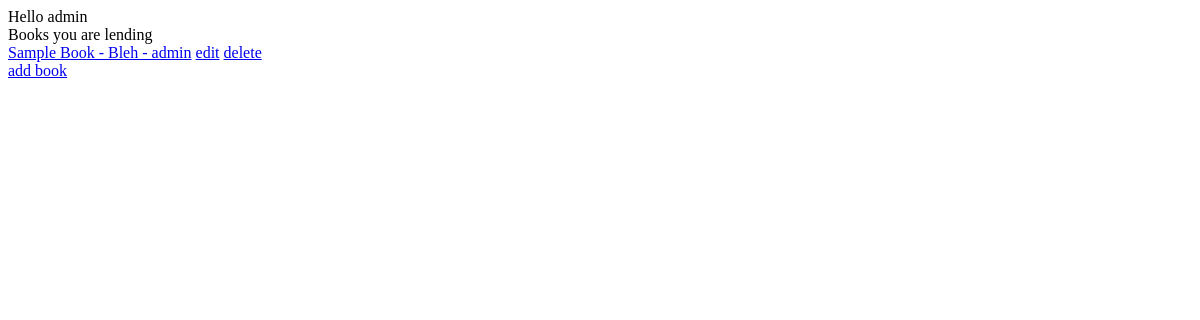
The app's page /lend/ (signed in), older data.
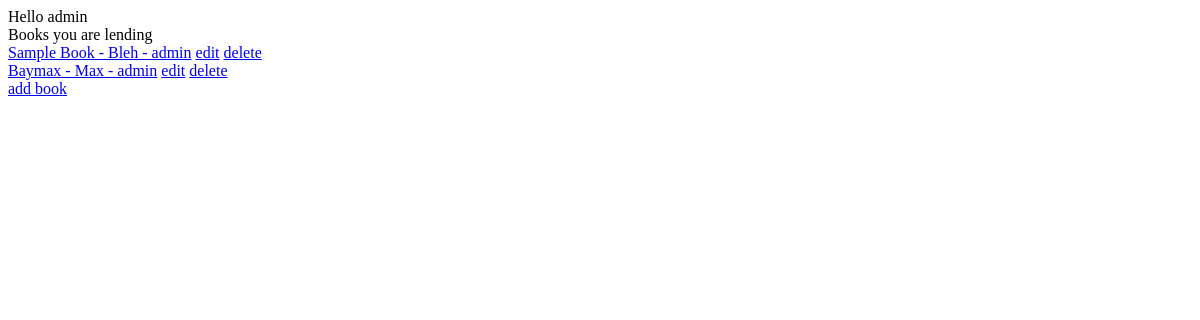
The same page, newer data.
### lend/models.py (models this page shows, shortened)
class Book(models.Model):
	class Meta:
		verbose_name_plural = "Books"
	path_and_rename = PathAndRename("covers/")
	book_name = models.CharField(max_length = 255)
	book_author = models.CharField(max_length = 255)
	book_category = models.ForeignKey(Category, on_delete=models.SET_DEFAULT, default=Category.DEFAULT_ID)
	book_lender = models.ForeignKey(User, on_delete = models.CASCADE)
	book_genre = models.ManyToManyField(Genre, blank=True)
	book_cover = models.ImageField(
        upload_to=path_and_rename,
        null=False,
        blank=False,
        editable=True,
        help_text="Book Cover",
        verbose_name="Book Cover"
    )
	book_edition = models.CharField(max_length=4)
	book_borrowable = models.BooleanField(default=True)
	def __str__(self):
		return '%s - %s - %s' % (self.book_name,self.book_author,self.book_lender)

### lend/views.py (the view)
@login_required
def home(request):
	template_name = 'lend/index.html'
	books = models.Book.objects.filter(book_lender=request.user.pk)
	context = {
		'name': request.user,
		'books' : books,
	}
	return render(request, template_name, context)

### lend/templates/lend/index.html (shortened to what this page needs)
Hello {{ name.username }}
Books you are lending
{% for book in books %}
<a href="{% url 'lend:lend-book-details' book.id %}">{{ book }}</a>&nbsp;<a href="{% url "lend:lend-book-update" book.id %}">edit</a>&nbsp;<a href="{% url "lend:lend-book-delete" book.id %}">delete</a>
{% endfor %}
<a href="add">add book</a>

Row changes from the older to the newer data that the page shows:
added Book: book_name+book_author+book_lender "Baymax - Max - admin"
